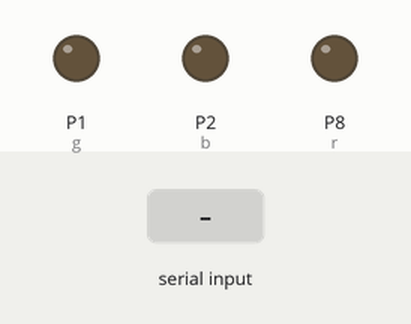
Recording of a program running on a simulated BBC micro:bit running MicroPython. On the bench: output pins drawn as LEDs (lit = HIGH). Inputs (shaded band) come from the test bench. What the program prints to the serial console is not drawn.

Above: at 1.2 s.
1.3 s: "r" typed at the serial console, then Enter
At 2.2 s:
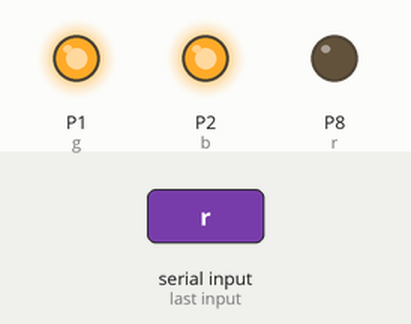
2.8 s: "g" typed at the serial console, then Enter
At 3.3 s:
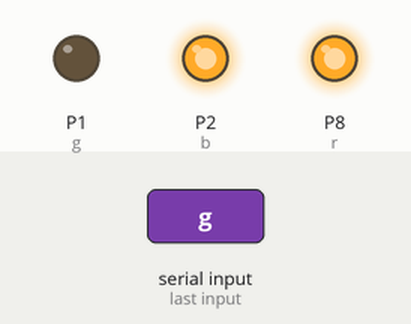
4.3 s: "b" typed at the serial console, then Enter
At 5.5 s:
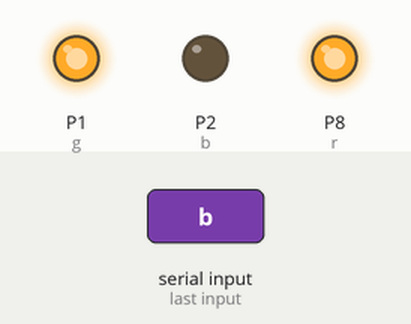
5.8 s: "y" typed at the serial console, then Enter
At 6.8 s:
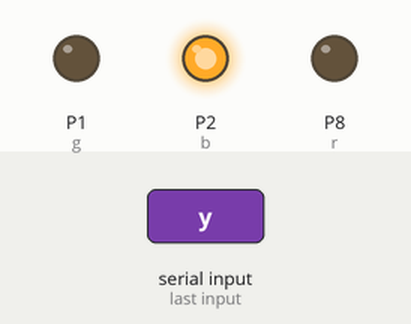
7.3 s: "p" typed at the serial console, then Enter
At 8.0 s:
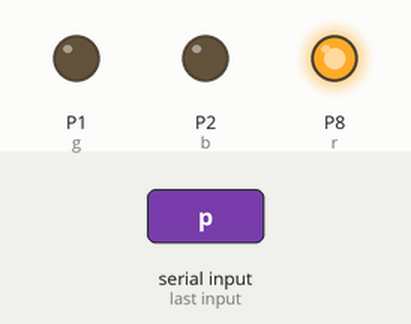
Timing chart, 0 to 10.3 s (numbered marks = the images above; inputs shaded):
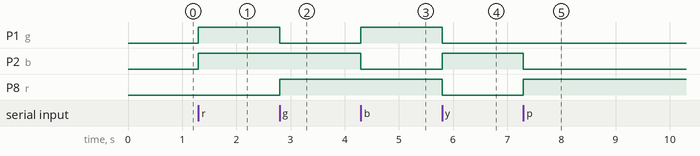

Measured:
- after the input at 1.3 s, P1 (g), P2 (b): LOW → HIGH at once
- after the input at 2.8 s, P1 (g): HIGH → LOW at once; P8 (r): LOW → HIGH at once
- after the input at 4.3 s, P1 (g): LOW → HIGH at once; P2 (b): HIGH → LOW at once
- after the input at 5.8 s, P1 (g), P8 (r): HIGH → LOW at once; P2 (b): LOW → HIGH at once
- after the input at 7.3 s, P2 (b): HIGH → LOW at once; P8 (r): LOW → HIGH at once

The program:

3-3.py
```python
# Imports go at the top
from microbit import *
r=pin8
g=pin1
b=pin2

# Code in a 'while True:' loop repeats forever
while True:
    display.clear()
    inp=input("색입력")
    if inp=="r":
        r.write_digital(0)
        g.write_digital(1)
        b.write_digital(1)
    if inp=="g":
        r.write_digital(1)
        g.write_digital(0)
        b.write_digital(1)
    if inp=="b":
        r.write_digital(1)
        g.write_digital(1)
        b.write_digital(0)
    if inp=="y":
        r.write_digital(0)
        g.write_digital(0)
        b.write_digital(1)
    if inp=="p":
        r.write_digital(1)
        g.write_digital(0)
        b.write_digital(0)
    if inp=="t":
        r.write_digital(1)
        g.write_digital(0)
        b.write_digital(0)
```
